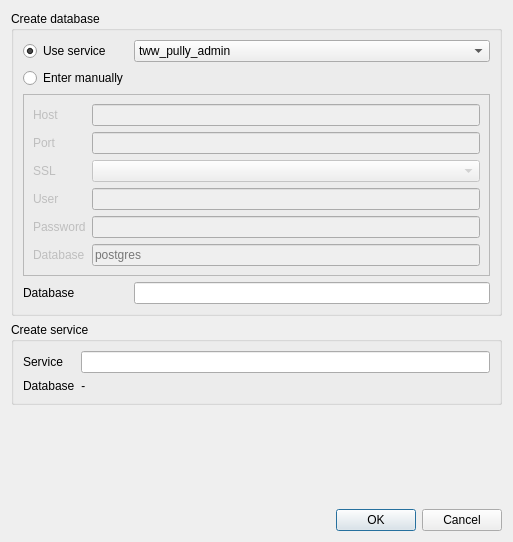
<?xml version="1.0" encoding="UTF-8"?>
<ui version="4.0">
 <class>Dialog</class>
 <widget class="QDialog" name="Dialog">
  <property name="geometry">
   <rect>
    <x>0</x>
    <y>0</y>
    <width>513</width>
    <height>542</height>
   </rect>
  </property>
  <property name="windowTitle">
   <string>Create Service</string>
  </property>
  <layout class="QVBoxLayout" name="verticalLayout">
   <item>
    <widget class="QGroupBox" name="groupBox_2">
     <property name="title">
      <string>Create database</string>
     </property>
     <layout class="QGridLayout" name="gridLayout_2">
      <item row="0" column="1">
       <widget class="QComboBox" name="existingService_comboBox">
        <item>
         <property name="text">
          <string>tww_pully_admin</string>
         </property>
        </item>
        <item>
         <property name="text">
          <string>tww_pully_user</string>
         </property>
        </item>
        <item>
         <property name="text">
          <string>tdw_pully_admin</string>
         </property>
        </item>
        <item>
         <property name="text">
          <string>tdw_pully_user</string>
         </property>
        </item>
       </widget>
      </item>
      <item row="5" column="0" colspan="2">
       <widget class="QFrame" name="parameters_frame">
        <property name="enabled">
         <bool>false</bool>
        </property>
        <property name="sizePolicy">
         <sizepolicy hsizetype="Preferred" vsizetype="Preferred">
          <horstretch>0</horstretch>
          <verstretch>0</verstretch>
         </sizepolicy>
        </property>
        <property name="frameShape">
         <enum>QFrame::StyledPanel</enum>
        </property>
        <property name="frameShadow">
         <enum>QFrame::Raised</enum>
        </property>
        <layout class="QGridLayout" name="gridLayout_5">
         <item row="5" column="1">
          <widget class="QLineEdit" name="parameters_password_lineEdit">
           <property name="echoMode">
            <enum>QLineEdit::PasswordEchoOnEdit</enum>
           </property>
           <property name="clearButtonEnabled">
            <bool>true</bool>
           </property>
          </widget>
         </item>
         <item row="5" column="0">
          <widget class="QLabel" name="label_12">
           <property name="text">
            <string>Password</string>
           </property>
          </widget>
         </item>
         <item row="3" column="1">
          <widget class="QComboBox" name="parameters_ssl_comboBox"/>
         </item>
         <item row="3" column="0">
          <widget class="QLabel" name="label_11">
           <property name="text">
            <string>SSL</string>
           </property>
          </widget>
         </item>
         <item row="1" column="1">
          <widget class="QLineEdit" name="parameters_host_lineEdit">
           <property name="clearButtonEnabled">
            <bool>true</bool>
           </property>
          </widget>
         </item>
         <item row="2" column="1">
          <widget class="QLineEdit" name="parameters_port_lineEdit">
           <property name="clearButtonEnabled">
            <bool>true</bool>
           </property>
          </widget>
         </item>
         <item row="4" column="1">
          <widget class="QLineEdit" name="parameters_user_lineEdit">
           <property name="clearButtonEnabled">
            <bool>true</bool>
           </property>
          </widget>
         </item>
         <item row="4" column="0">
          <widget class="QLabel" name="label_8">
           <property name="text">
            <string>User</string>
           </property>
          </widget>
         </item>
         <item row="2" column="0">
          <widget class="QLabel" name="label_10">
           <property name="text">
            <string>Port</string>
           </property>
          </widget>
         </item>
         <item row="1" column="0">
          <widget class="QLabel" name="label_9">
           <property name="text">
            <string>Host</string>
           </property>
          </widget>
         </item>
         <item row="6" column="0">
          <widget class="QLabel" name="label_3">
           <property name="text">
            <string>Database</string>
           </property>
          </widget>
         </item>
         <item row="6" column="1">
          <widget class="QLineEdit" name="parameters_database_lineEdit">
           <property name="toolTip">
            <string>&lt;html&gt;&lt;head/&gt;&lt;body&gt;&lt;p&gt;This is the database used to connect to the cluster. It must already exist.&lt;/p&gt;&lt;/body&gt;&lt;/html&gt;</string>
           </property>
           <property name="text">
            <string/>
           </property>
           <property name="placeholderText">
            <string>postgres</string>
           </property>
          </widget>
         </item>
        </layout>
       </widget>
      </item>
      <item row="1" column="0">
       <widget class="QRadioButton" name="enterManually_radioButton">
        <property name="text">
         <string>Enter manually</string>
        </property>
        <attribute name="buttonGroup">
         <string notr="true">buttonGroup</string>
        </attribute>
       </widget>
      </item>
      <item row="6" column="1">
       <widget class="QLineEdit" name="database_lineEdit">
        <property name="font">
         <font>
          <italic>false</italic>
         </font>
        </property>
        <property name="text">
         <string/>
        </property>
       </widget>
      </item>
      <item row="6" column="0">
       <widget class="QLabel" name="label_4">
        <property name="text">
         <string>Database</string>
        </property>
       </widget>
      </item>
      <item row="0" column="0">
       <widget class="QRadioButton" name="useService_radioButton">
        <property name="text">
         <string>Use service</string>
        </property>
        <property name="checked">
         <bool>true</bool>
        </property>
        <attribute name="buttonGroup">
         <string notr="true">buttonGroup</string>
        </attribute>
       </widget>
      </item>
     </layout>
    </widget>
   </item>
   <item>
    <widget class="QGroupBox" name="groupBox">
     <property name="title">
      <string>Create service</string>
     </property>
     <layout class="QGridLayout" name="gridLayout_3">
      <item row="0" column="0">
       <widget class="QLabel" name="label">
        <property name="text">
         <string>Service</string>
        </property>
       </widget>
      </item>
      <item row="0" column="1">
       <widget class="QLineEdit" name="service_lineEdit"/>
      </item>
      <item row="1" column="1">
       <widget class="QLabel" name="database_label">
        <property name="font">
         <font>
          <italic>true</italic>
         </font>
        </property>
        <property name="text">
         <string>-</string>
        </property>
       </widget>
      </item>
      <item row="1" column="0">
       <widget class="QLabel" name="label_2">
        <property name="text">
         <string>Database</string>
        </property>
       </widget>
      </item>
     </layout>
    </widget>
   </item>
   <item>
    <spacer name="verticalSpacer">
     <property name="orientation">
      <enum>Qt::Vertical</enum>
     </property>
     <property name="sizeHint" stdset="0">
      <size>
       <width>20</width>
       <height>40</height>
      </size>
     </property>
    </spacer>
   </item>
   <item>
    <widget class="QDialogButtonBox" name="buttonBox">
     <property name="orientation">
      <enum>Qt::Horizontal</enum>
     </property>
     <property name="standardButtons">
      <set>QDialogButtonBox::Cancel|QDialogButtonBox::Ok</set>
     </property>
    </widget>
   </item>
  </layout>
 </widget>
 <resources/>
 <connections>
  <connection>
   <sender>buttonBox</sender>
   <signal>rejected()</signal>
   <receiver>Dialog</receiver>
   <slot>reject()</slot>
   <hints>
    <hint type="sourcelabel">
     <x>316</x>
     <y>260</y>
    </hint>
    <hint type="destinationlabel">
     <x>286</x>
     <y>274</y>
    </hint>
   </hints>
  </connection>
 </connections>
 <buttongroups>
  <buttongroup name="buttonGroup"/>
 </buttongroups>
</ui>
